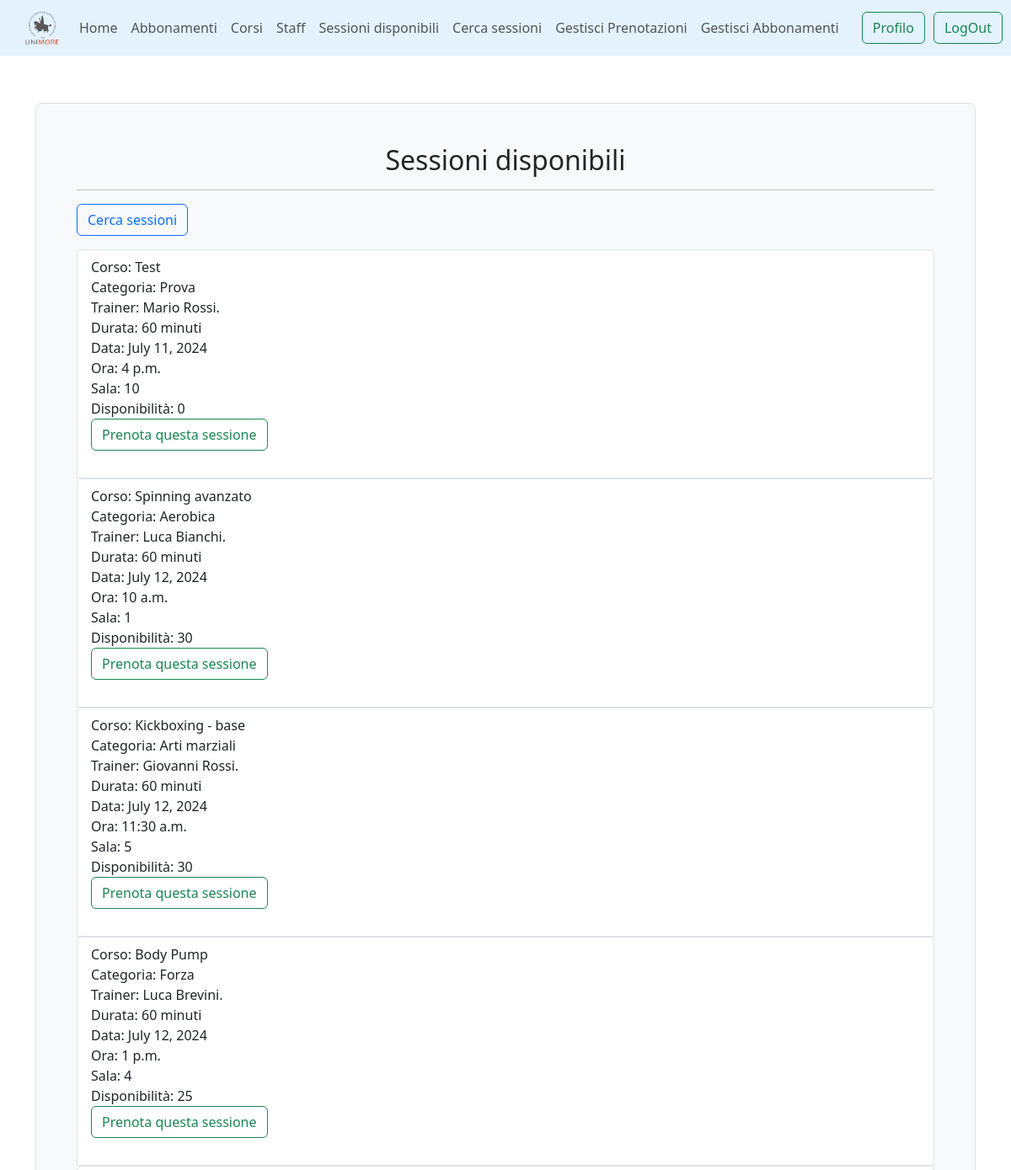
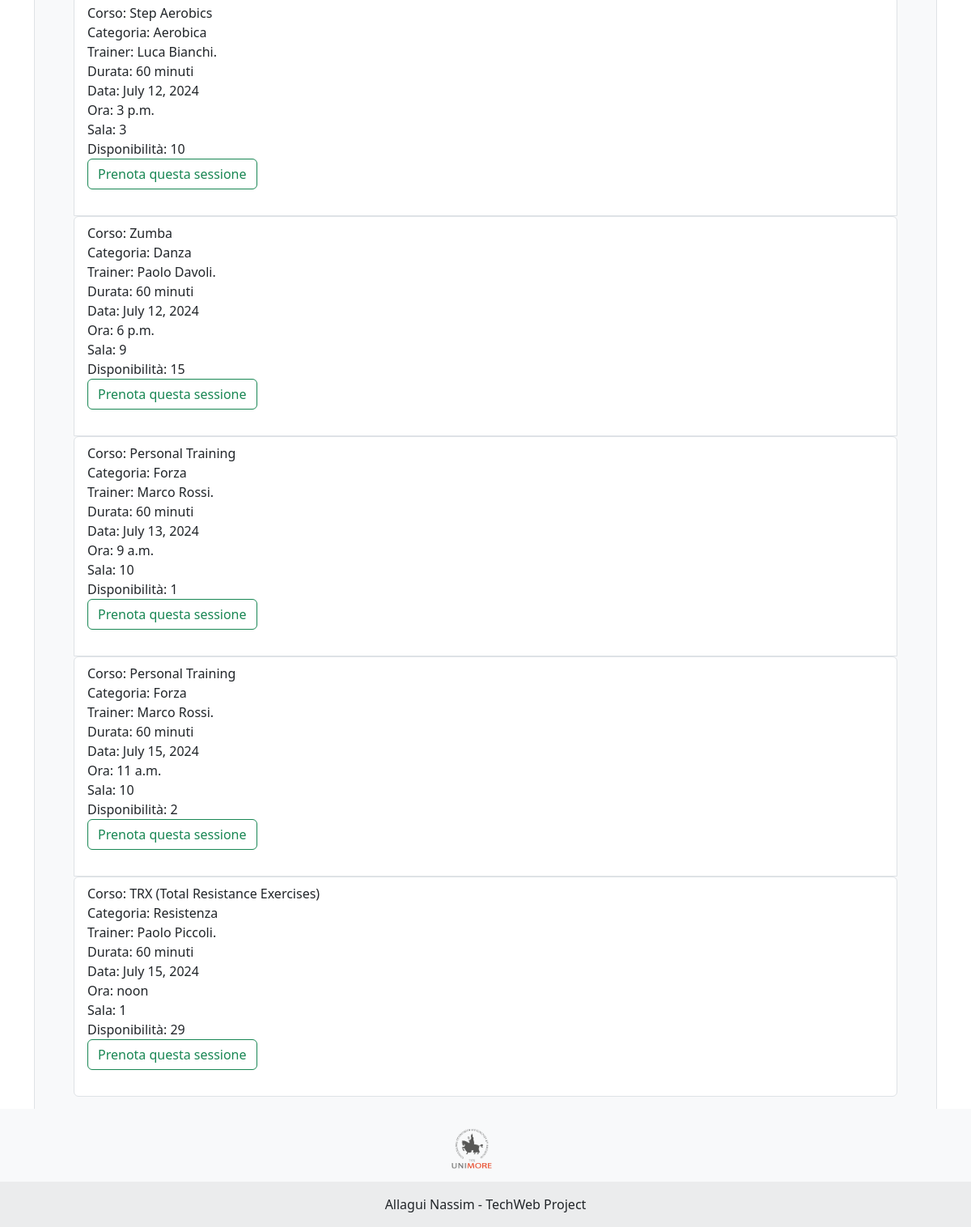
Screenshot of /unimoregym/sessioni/disponibili/ (signed in) with the database file from the repository (2 pictures, top to bottom).
### unimoregym/models.py (models this page shows, shortened)
class SessioneCorso(models.Model):
    idSessione = models.AutoField(primary_key=True)
    ora = models.TimeField()
    data = models.DateField()
    sala_corso = models.IntegerField()
    disponibilita = models.IntegerField(default=30)
    fk_corso = models.ForeignKey(Corso, on_delete=models.CASCADE)

class Corso(models.Model):
    idcorso = models.CharField(max_length=255, primary_key=True)
    nome = models.CharField(max_length=255)
    categoria = models.CharField(max_length=255, default="")
    descrizione = models.TextField()
    durata = models.IntegerField(default=60, help_text="Durata in minuti")
    fk_trainer = models.ForeignKey(Trainer, on_delete=models.CASCADE, null=True, blank=True)
    valutazione_media = models.FloatField(default=0)
    class Meta:
        verbose_name_plural = "Corsi"

class Trainer(models.Model):
    id = models.AutoField(primary_key=True)
    nome = models.CharField(max_length=255)
    cognome = models.CharField(max_length=255)
    descrizione = models.TextField()
    def __str__(self):
        out = self.nome + " " + self.cognome + ". "
        return out
    class Meta:
        verbose_name_plural = "Trainers"

### unimoregym/views.py (the view, shortened to what this page needs)
# urls.py: path('sessioni/disponibili/', sessioni_disponibili, name='sessioni_disponibili'),
@login_required
def sessioni_disponibili(request): #MOSTRA UNA LISTA DI TUTTE LE SESSIONI
    today = timezone.now().date()
    user = request.user
    prenotate = PrenotazioneUtenteCorso.objects.filter(fk_utente=user).values_list('fk_sessione_id', flat=True)
    sessioni = SessioneCorso.objects.exclude(idSessione__in=prenotate, data__gte=today).order_by('data', 'ora')
    return render(request, 'gym/sessioni_disponibili.html', {'sessioni': sessioni})

### unimoregym/templates/gym/sessioni_disponibili.html (shortened to what this page needs)
{% extends 'base_page.html' %}
{% load static %}
{% block content %}
    <div class="h-200 p-5 bg-light border rounded-3" style="margin-bottom: 10px">
     <h2 style="text-align: center">Sessioni disponibili</h2>
    <hr>
     <p> <a href="{% url 'unimoregym:cerca_sessioni' %}" class="btn btn-outline-primary">Cerca sessioni</a></p>
    {% for sessione in sessioni %}
      <ul class="list-group">
      <li class="list-group-item">
        Corso: {{ sessione.fk_corso.nome }} <br>
        Categoria: {{ sessione.fk_corso.categoria }} <br>
        Trainer: {{ sessione.fk_corso.fk_trainer }} <br>
        Durata: {{ sessione.fk_corso.durata }} minuti <br>
        Data: {{ sessione.data }}<br>
        Ora: {{ sessione.ora }}<br>
        Sala: {{ sessione.sala_corso }}<br>
        Disponibilità: {{ sessione.disponibilita }}<br>
        <form method="post">
          <button type="submit" class="btn btn-outline-success">Prenota questa sessione</button>
        </form><br>
      </li>
        {% empty %}
        <li class="list-group-item">
        Non ci sono sessioni prenotabili nel prossimo periodo.
        </li>
    {% endfor %}
  </ul>    </div>
{% endblock %}

### templates/base_page.html (style rules this page uses)
body, html { height: 100%; }

### rows the page displays
SessioneCorso: fk_corso.nome "Test", fk_corso.categoria "Prova", fk_corso.fk_trainer "Mario Rossi.", fk_corso.durata "60", data "July 11, 2024", ora "4 p.m.", sala_corso "10", disponibilita "0"
SessioneCorso: fk_corso.nome "Spinning avanzato", fk_corso.categoria "Aerobica", fk_corso.fk_trainer "Luca Bianchi.", fk_corso.durata "60", data "July 12, 2024", ora "10 a.m.", sala_corso "1", disponibilita "30"
SessioneCorso: fk_corso.nome "Kickboxing - base", fk_corso.categoria "Arti marziali", fk_corso.fk_trainer "Giovanni Rossi.", fk_corso.durata "60", data "July 12, 2024", ora "11:30 a.m.", sala_corso "5", disponibilita "30"
SessioneCorso: fk_corso.nome "Body Pump", fk_corso.categoria "Forza", fk_corso.fk_trainer "Luca Brevini.", fk_corso.durata "60", data "July 12, 2024", ora "1 p.m.", sala_corso "4", disponibilita "25"
SessioneCorso: fk_corso.nome "Step Aerobics", fk_corso.categoria "Aerobica", fk_corso.fk_trainer "Luca Bianchi.", fk_corso.durata "60", data "July 12, 2024", ora "3 p.m.", sala_corso "3", disponibilita "10"
SessioneCorso: fk_corso.nome "Zumba", fk_corso.categoria "Danza", fk_corso.fk_trainer "Paolo Davoli.", fk_corso.durata "60", data "July 12, 2024", ora "6 p.m.", sala_corso "9", disponibilita "15"
SessioneCorso: fk_corso.nome "Personal Training", fk_corso.categoria "Forza", fk_corso.fk_trainer "Marco Rossi.", fk_corso.durata "60", data "July 13, 2024", ora "9 a.m.", sala_corso "10", disponibilita "1"
SessioneCorso: fk_corso.nome "Personal Training", fk_corso.categoria "Forza", fk_corso.fk_trainer "Marco Rossi.", fk_corso.durata "60", data "July 15, 2024", ora "11 a.m.", sala_corso "10", disponibilita "2"
SessioneCorso: fk_corso.nome "TRX (Total Resistance Exercises)", fk_corso.categoria "Resistenza", fk_corso.fk_trainer "Paolo Piccoli.", fk_corso.durata "60", data "July 15, 2024", ora "noon", sala_corso "1", disponibilita "29"
